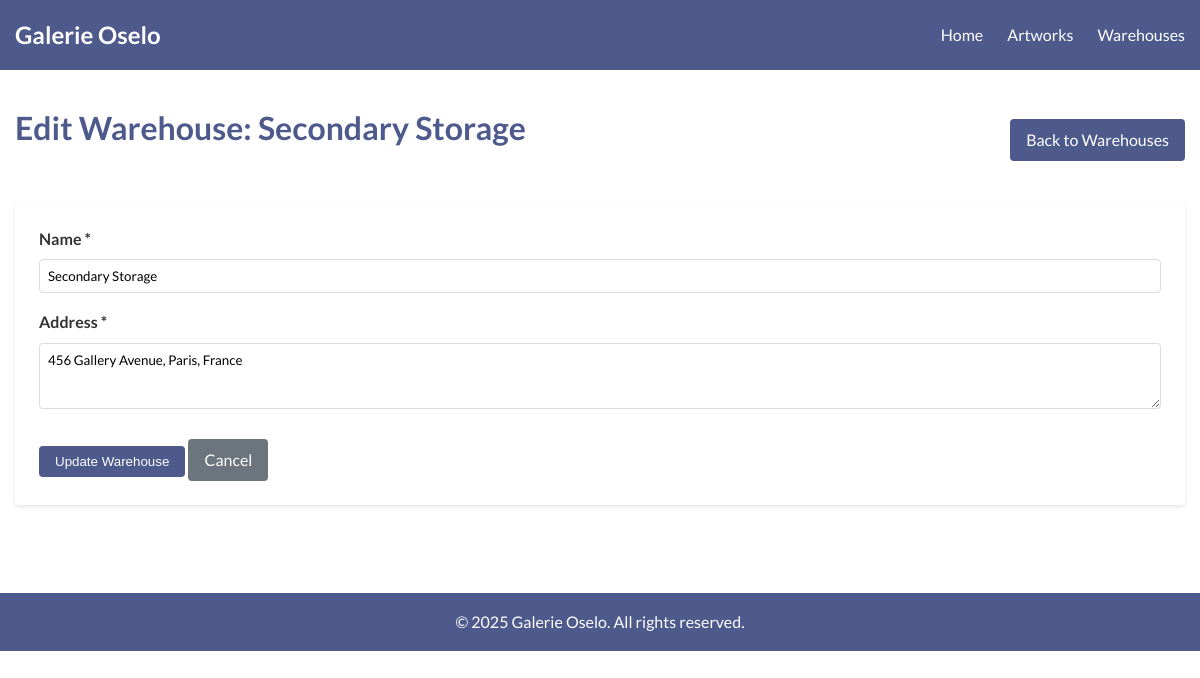
Screenshot of /index.php?route=warehouses&action=edit&id=2 with the database file from the repository.
### tables this page shows
CREATE TABLE IF NOT EXISTS warehouses (
    id INT AUTO_INCREMENT PRIMARY KEY,
    name VARCHAR(255) NOT NULL,
    address TEXT NOT NULL,
    created_at TIMESTAMP DEFAULT CURRENT_TIMESTAMP,
    updated_at TIMESTAMP DEFAULT CURRENT_TIMESTAMP ON UPDATE CURRENT_TIMESTAMP
);

### controllers/WarehouseController.php (called while the page is built, shortened)
<?php
class WarehouseController {
    private $warehouseModel;
    public function __construct() {
        require_once BASE_PATH . '/models/Warehouse.php';
        $this->warehouseModel = new Warehouse();
    }
    public function edit($id) {
        $warehouse = $this->warehouseModel->getById($id);
        include BASE_PATH . '/views/warehouses/edit.php';
        include BASE_PATH . '/views/layouts/main.php';
    }
}

### models/database.php (called while the page is built, shortened)
<?php
class Database {
    private static $instance = null;
    private $connection;
    private function __construct() {
        $config = require_once BASE_PATH . '/config/database.php';
        $host = isset($config['host']) ? $config['host'] : 'localhost';
        $dbname = isset($config['dbname']) ? $config['dbname'] : 'galerie_oselo';
        $username = isset($config['username']) ? $config['username'] : 'root';
        $password = isset($config['password']) ? $config['password'] : '';
        try {
            $dsn = "mysql:host=$host;dbname=$dbname";
            $options = [
                PDO::ATTR_ERRMODE => PDO::ERRMODE_EXCEPTION,
                PDO::ATTR_DEFAULT_FETCH_MODE => PDO::FETCH_ASSOC,
                PDO::ATTR_EMULATE_PREPARES => false,
            ];
            $this->connection = new PDO($dsn, $username, $password, $options);
            $this->connection->exec("SET NAMES utf8");
        } catch (PDOException $e) {
            die("Connection failed: " . $e->getMessage());
        }
    }
    public static function getInstance() {
        if (self::$instance === null) {
            self::$instance = new self();
        }
        return self::$instance;
    }
    public function query($sql, $params = []) {
        $stmt = $this->connection->prepare($sql);
        $stmt->execute($params);
        return $stmt;
    }
    public function selectOne($sql, $params = []) {
        $stmt = $this->query($sql, $params);
        return $stmt->fetch();
    }
}

### models/Warehouse.php (called while the page is built, shortened)
<?php
class Warehouse {
    private $db;
    public function __construct() {
        $this->db = Database::getInstance();
    }
    public function getById($id) {
        $sql = "SELECT * FROM warehouses WHERE id = ?";
        return $this->db->selectOne($sql, [$id]);
    }
}

### views/warehouses/edit.php (the view, shortened to what this page needs)
<div style="display: flex; justify-content: space-between; align-items: center; margin-bottom: 1.5rem;">
    <h1>Edit Warehouse: <?= htmlspecialchars($warehouse['name']) ?></h1>
    <a href="index.php?route=warehouses" class="btn">Back to Warehouses</a>
</div>
<div class="card">
    <form action="index.php?route=warehouses&action=update&id=<?= $warehouse['id'] ?>" method="POST">
        <div class="form-group">
            <label for="name">Name *</label>
            <input type="text" id="name" name="name" value="<?= $_SESSION['form_data']['name'] ?? $warehouse['name'] ?>" required>
        </div>
        <div class="form-group">
            <label for="address">Address *</label>
            <textarea id="address" name="address" rows="3" required><?= $_SESSION['form_data']['address'] ?? $warehouse['address'] ?></textarea>
        </div>
        <div style="margin-top: 1.5rem;">
            <button type="submit" class="btn">Update Warehouse</button>
            <a href="index.php?route=warehouses" class="btn" style="background-color: #6c757d;">Cancel</a>
        </div>
    </form>
</div>

### views/layouts/main.php (style rules this page uses)
:root { --primary: #4E598C; --white: #FFFFFF; --accent: #F9C784; }
* { margin: 0; padding: 0; box-sizing: border-box; }
body { font-family: 'Lato', sans-serif; line-height: 1.6; color: #333; background-color: var(--white); }
h1 { color: var(--primary); margin-bottom: 1.5rem; }
.btn { display: inline-block; padding: 0.5rem 1rem; background-color: var(--primary); color: var(--white); text-decoration: none; border-radius: 4px; border: none; cursor: pointer; transition: background-color 0.3s; }
form .form-group { margin-bottom: 1rem; }
form label { display: block; margin-bottom: 0.5rem; font-weight: 700; }
form input, form select, form textarea { width: 100%; padding: 0.5rem; border: 1px solid #ddd; border-radius: 4px; font-family: 'Lato', sans-serif; }
.card { background-color: var(--white); border-radius: 4px; box-shadow: 0 2px 4px rgba(0, 0, 0, 0.1); padding: 1.5rem; margin-bottom: 1.5rem; }

### rows the page displays
warehouses: name "Secondary Storage", address "456 Gallery Avenue, Paris, France"
